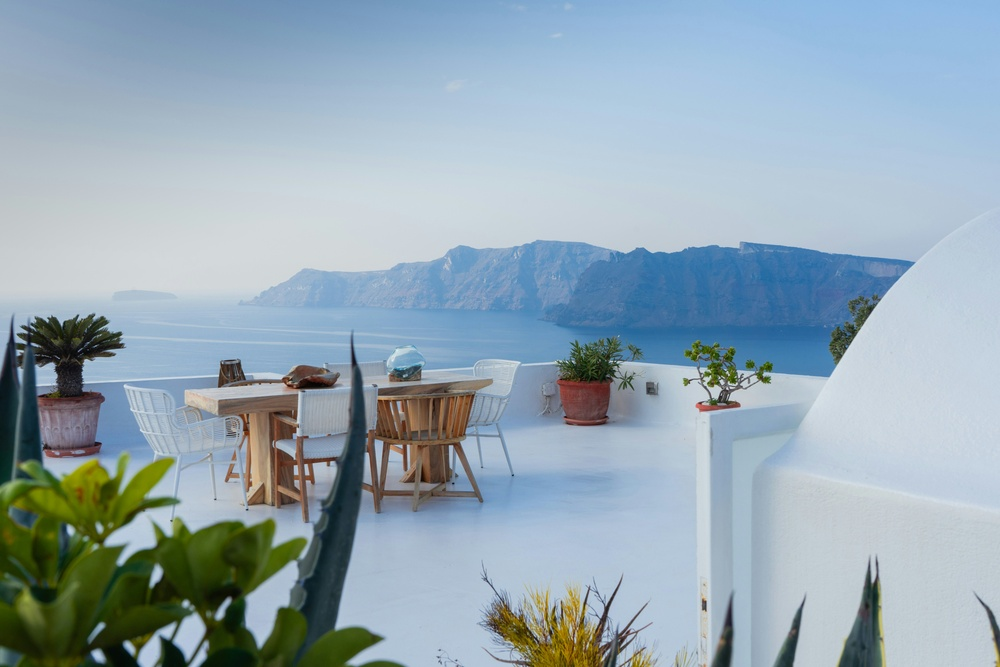
#> input picture Week 10/Day 01/example.jpg, 1000 x 667 px, shrunk from 6000 x 4000 before the run
$ python Day01.py
#> lines starting #> are read from the running program, lines starting #| are printed output that depends on the picture; after the words box and inside, x2 and y2 are one past the last pixel; in counts of white or black regions, pixels touching at a corner belong together
import cv2
import matplotlib.pyplot as plt

# Load an example image
image = cv2.imread('example.jpg', 0)
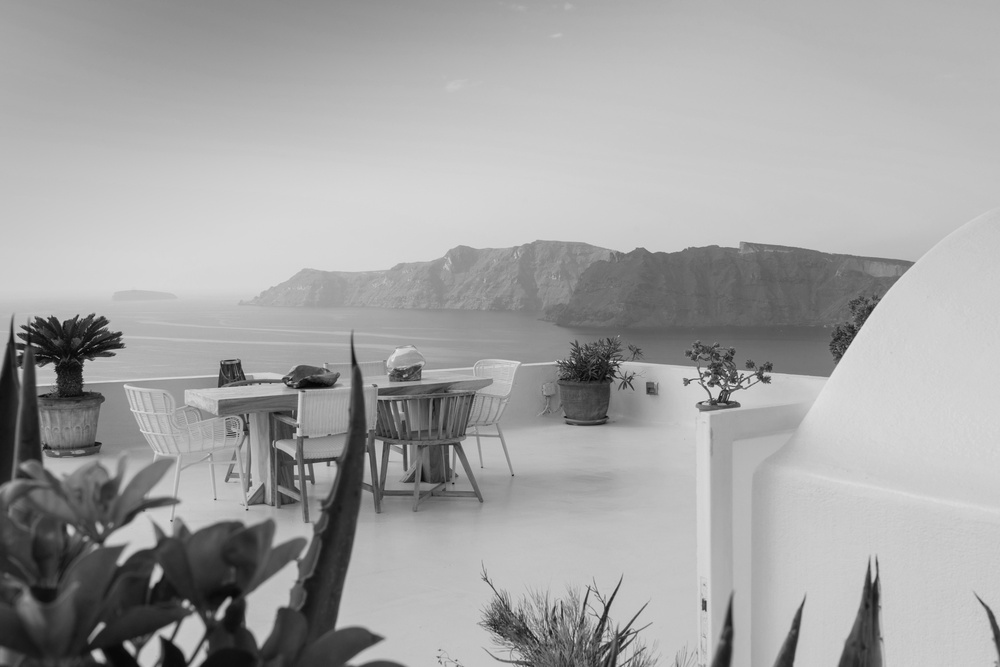
#> image: shape (667, 1000); min 4, max 234, mean 163.9

# Image Filtering: Applying a Gaussian Blur
blurred_image = cv2.GaussianBlur(image, (5, 5), 0)

# Edge Detection: Using Canny Edge Detector
edges = cv2.Canny(image, 100, 200)
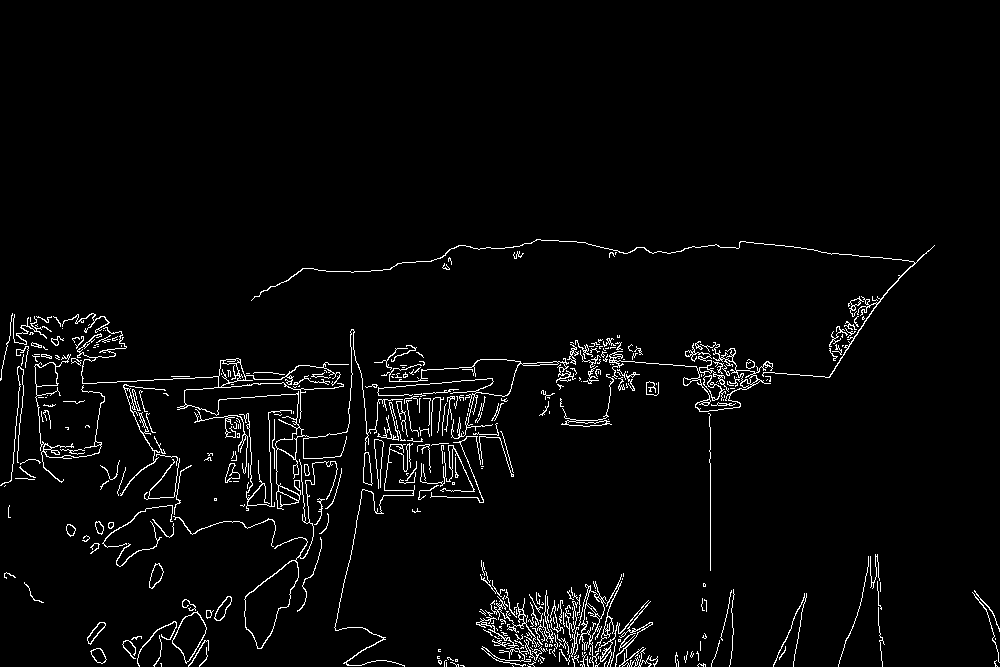
#> edges: shape (667, 1000); 3.1% white in thin lines or dots, all inside (x1, y1, x2, y2) = (0, 239, 1000, 667)

# Display the results
plt.figure(figsize=(10, 5))
plt.subplot(1, 2, 1), plt.imshow(blurred_image, cmap='gray'), plt.title('Blurred Image')
plt.subplot(1, 2, 2), plt.imshow(edges, cmap='gray'), plt.title('Edge Detection')
plt.show()
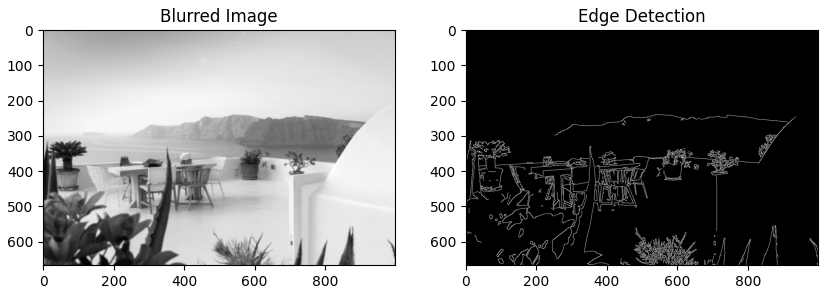
#> figure drawn by matplotlib, 2 panels
